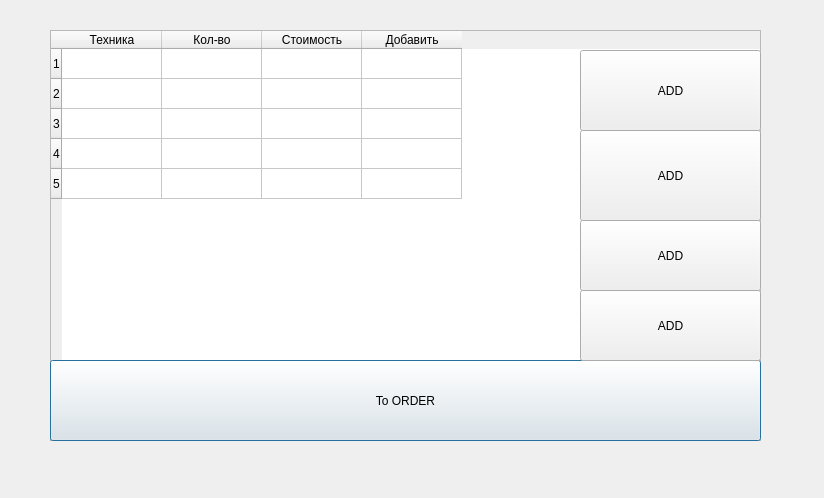
<?xml version="1.0" encoding="UTF-8"?>
<ui version="4.0">
 <class>Mvideo_shop</class>
 <widget class="QDialog" name="Mvideo_shop">
  <property name="geometry">
   <rect>
    <x>0</x>
    <y>0</y>
    <width>824</width>
    <height>498</height>
   </rect>
  </property>
  <property name="windowTitle">
   <string>Dialog</string>
  </property>
  <widget class="QTableWidget" name="tableWidget">
   <property name="geometry">
    <rect>
     <x>50</x>
     <y>30</y>
     <width>711</width>
     <height>411</height>
    </rect>
   </property>
   <row/>
   <row/>
   <row/>
   <row/>
   <row/>
   <column>
    <property name="text">
     <string>Техника</string>
    </property>
   </column>
   <column>
    <property name="text">
     <string>Кол-во</string>
    </property>
   </column>
   <column>
    <property name="text">
     <string>Стоимость</string>
    </property>
   </column>
   <column>
    <property name="text">
     <string>Добавить</string>
    </property>
   </column>
  </widget>
  <widget class="QPushButton" name="pushButton">
   <property name="geometry">
    <rect>
     <x>50</x>
     <y>360</y>
     <width>711</width>
     <height>81</height>
    </rect>
   </property>
   <property name="text">
    <string>To ORDER</string>
   </property>
  </widget>
  <widget class="QPushButton" name="pushButton_2">
   <property name="geometry">
    <rect>
     <x>580</x>
     <y>50</y>
     <width>181</width>
     <height>81</height>
    </rect>
   </property>
   <property name="text">
    <string>ADD</string>
   </property>
  </widget>
  <widget class="QPushButton" name="pushButton_3">
   <property name="geometry">
    <rect>
     <x>580</x>
     <y>130</y>
     <width>181</width>
     <height>91</height>
    </rect>
   </property>
   <property name="text">
    <string>ADD</string>
   </property>
  </widget>
  <widget class="QPushButton" name="pushButton_4">
   <property name="geometry">
    <rect>
     <x>580</x>
     <y>220</y>
     <width>181</width>
     <height>71</height>
    </rect>
   </property>
   <property name="text">
    <string>ADD</string>
   </property>
  </widget>
  <widget class="QPushButton" name="pushButton_5">
   <property name="geometry">
    <rect>
     <x>580</x>
     <y>290</y>
     <width>181</width>
     <height>71</height>
    </rect>
   </property>
   <property name="text">
    <string>ADD</string>
   </property>
  </widget>
 </widget>
 <resources/>
 <connections/>
</ui>
